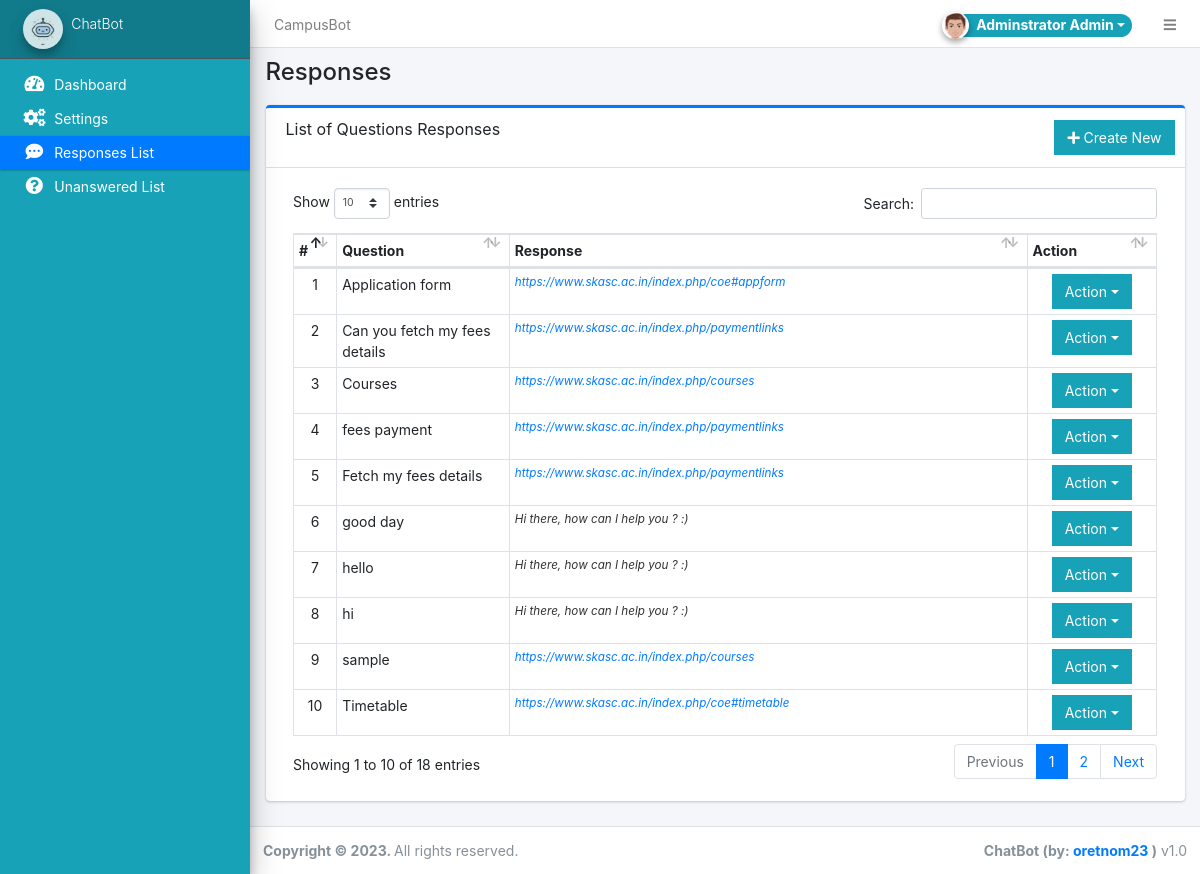
The app's page /admin/?page=responses (signed in) with its own data.
### tables this page shows
CREATE TABLE `questions` (
  `id` int(30) NOT NULL,
  `question` text DEFAULT NULL,
  `response_id` int(30) NOT NULL
);

CREATE TABLE `responses` (
  `id` int(30) NOT NULL,
  `response_message` text DEFAULT NULL
);

### config.php (called while the page is built, shortened)
<?php
require_once('classes/DBConnection.php');
require_once('classes/SystemSettings.php');
function validate_image($file){
	if(!empty($file)){
		if(is_file(base_app.$file)){
			return base_url.$file;
		}else{
			return base_url.'dist/img/no-image-available.png';
		}
	}else{
		return base_url.'dist/img/no-image-available.png';
	}
}
function isMobileDevice(){
    $aMobileUA = array(
        '/iphone/i' => 'iPhone',
        '/ipod/i' => 'iPod',
        '/ipad/i' => 'iPad',
        '/android/i' => 'Android',
        '/blackberry/i' => 'BlackBerry',
        '/webos/i' => 'Mobile'
    );
    return false;
}
?>

### classes/DBConnection.php (called while the page is built, shortened)
<?php
class DBConnection{
    private $host = "localhost";
    private $username = "root";
    private $password = "";
    private $database = "chatbot";
    public $conn;
    public function __construct(){
        if (!isset($this->conn)) {
            $this->conn = new mysqli($this->host, $this->username, $this->password, $this->database);
        }
    }
}
?>

### classes/SystemSettings.php (called while the page is built, shortened)
<?php
class SystemSettings extends DBConnection{
	function userdata($field = ''){
		if(!empty($field)){
			if(isset($_SESSION['userdata'][$field]))
				return $_SESSION['userdata'][$field];
			else
				return null;
		}else{
			return false;
		}
	}
	function info($field=''){
		if(!empty($field)){
			if(isset($_SESSION['system_info'][$field]))
				return $_SESSION['system_info'][$field];
			else
				return false;
		}else{
			return false;
		}
	}
}
$_settings = new SystemSettings();
?>

### admin/responses/index.php (the view, shortened to what this page needs)
<div class="card card-outline card-primary">
	<div class="card-header">
		<h3 class="card-title">List of Questions Responses</h3>
		<div class="card-tools">
			<a href="?page=responses/manage" class="btn btn-flat btn-info"><span class="fas fa-plus"></span>  Create New</a>
		</div>
	</div>
	<div class="card-body">
		<div class="container-fluid">
			<table class="table table-bordered table-stripped">
				<colgroup>
					<col width="5%">
					<col width="20%">
					<col width="60%">
					<col width="15%">
				</colgroup>
				<thead>
					<tr>
						<th>#</th>
						<th>Question</th>
						<th>Response</th>
						<th>Action</th>
					</tr>
				</thead>
				<tbody>
					<?php
					$i = 1;
						$qry = $conn->query("SELECT q.id, r.response_message, q.question FROM `questions` q inner join `responses` r on q.response_id = r.id order by q.question asc ");
						while($row = $qry->fetch_assoc()):
					?>
						<tr>
							<td class="text-center"><?php echo $i++; ?></td>
							<td><?php echo $row['question'] ?></td>
							<td><span class="truncate"><?php echo $row['response_message'] ?></span></td>
							<td align="center">
								 <button type="button" class="btn btn-flat btn-info dropdown-toggle dropdown-icon" data-toggle="dropdown">
				                  		Action
				                  </button>
							</td>
						</tr>
					<?php endwhile; ?>
				</tbody>
			</table>
		</div>
	</div>
</div>

### admin/index.php (shortened to what this page needs)
<?php require_once('../config.php'); ?>
 <!DOCTYPE html>
<html lang="en" class="" style="height: auto;">
<?php require_once('inc/header.php') ?>
  <body class="layout-fixed layout-footer-fixed text-sm sidebar-mini control-sidebar-slide-open layout-navbar-fixed " data-new-gr-c-s-check-loaded="14.991.0" data-gr-ext-installed="" style="height: auto;">
    <div class="wrapper">
     <?php require_once('inc/topBarNav.php') ?>
     <?php require_once('inc/navigation.php') ?>
     <?php $page = isset($_GET['page']) ? $_GET['page'] : 'home';  ?>
      <div class="content-wrapper" style="min-height: 567.854px;">
        <div class="content-header">
          <div class="container-fluid">
            <div class="row mb-2">
              <div class="col-sm-6">
                <h1 class="m-0"><?php echo ucwords(str_replace(array("/","_"), " ",$page)) ?></h1>
              </div>
            </div>
          </div>
        </div>
        <section class="content">
          <div class="container-fluid">
            <?php
              if(!file_exists($page.".php") && !is_dir($page)){
                  include '404.html';
              }else{
                if(is_dir($page))
                  include $page.'/index.php';
                else
                  include $page.'.php';
              }
            ?>
          </div>
        </section>
      </div>
      <?php require_once('inc/footer.php') ?>
  </body>
</html>

### admin/inc/header.php (shortened to what this page needs)
<head>
    <link rel="stylesheet" href="<?php echo base_url ?>plugins/fontawesome-free/css/all.min.css">
    <link rel="stylesheet" href="<?php echo base_url ?>plugins/tempusdominus-bootstrap-4/css/tempusdominus-bootstrap-4.min.css">
  <link rel="stylesheet" href="<?php echo base_url ?>plugins/datatables-bs4/css/dataTables.bootstrap4.min.css">
  <link rel="stylesheet" href="<?php echo base_url ?>plugins/datatables-responsive/css/responsive.bootstrap4.min.css">
  <link rel="stylesheet" href="<?php echo base_url ?>plugins/datatables-buttons/css/buttons.bootstrap4.min.css">
  <link rel="stylesheet" href="<?php echo base_url ?>plugins/select2/css/select2.min.css">
  <link rel="stylesheet" href="<?php echo base_url ?>plugins/select2-bootstrap4-theme/select2-bootstrap4.min.css">
    <link rel="stylesheet" href="<?php echo base_url ?>plugins/icheck-bootstrap/icheck-bootstrap.min.css">
    <link rel="stylesheet" href="<?php echo base_url ?>plugins/jqvmap/jqvmap.min.css">
    <link rel="stylesheet" href="<?php echo base_url ?>dist/css/adminlte.css">
    <link rel="stylesheet" href="<?php echo base_url ?>dist/css/custom.css">
    <link rel="stylesheet" href="<?php echo base_url ?>plugins/overlayScrollbars/css/OverlayScrollbars.min.css">
    <link rel="stylesheet" href="<?php echo base_url ?>plugins/daterangepicker/daterangepicker.css">
    <link rel="stylesheet" href="<?php echo base_url ?>plugins/summernote/summernote-bs4.min.css">
  <link rel="stylesheet" href="<?php echo base_url ?>plugins/sweetalert2-theme-bootstrap-4/bootstrap-4.min.css">
  </head>

### admin/inc/topBarNav.php (shortened to what this page needs)
<nav class="main-header navbar navbar-expand navbar-white navbar-light text-sm">
  <ul class="navbar-nav">
    <li class="nav-item d-none d-sm-inline-block">
      <a href="<?php echo base_url ?>" class="nav-link"><?php echo (!isMobileDevice()) ? $_settings->info('name'):$_settings->info('short_name'); ?></a>
    </li>
  </ul>
  <ul class="navbar-nav ml-auto">
    <li class="nav-item">
      <div class="btn-group nav-link">
            <button type="button" class="btn btn-rounded badge badge-info dropdown-toggle dropdown-icon" data-toggle="dropdown">
              <span><img src="<?php echo validate_image($_settings->userdata('avatar')) ?>" class="img-circle elevation-2 user-img" alt="User Image"></span>
              <span class="ml-3"><?php echo ucwords($_settings->userdata('firstname').' '.$_settings->userdata('lastname')) ?></span>
            </button>
        </div>
    </li>
    <li class="nav-item">
      <a class="nav-link" data-widget="pushmenu" href="#" role="button"><i class="fas fa-bars"></i></a>
    </li>
  </ul>
</nav>

### admin/inc/navigation.php (shortened to what this page needs)
<aside class="main-sidebar sidebar-dark-primary elevation-4 bg-info text-white">
  <a href="<?php echo base_url ?>admin" class="brand-link bg-info text-sm">
  <img src="<?php echo validate_image($_settings->info('logo'))?>" alt="Store Logo" class="brand-image img-circle elevation-3" style="opacity: .8;width: 2.5rem;height: 2.5rem;max-height: unset">
  <span class="brand-text font-weight-light"><?php echo $_settings->info('short_name') ?></span>
  </a>
  <div class="sidebar os-host os-theme-light os-host-overflow os-host-overflow-y os-host-resize-disabled os-host-transition os-host-scrollbar-horizontal-hidden">
    <div class="os-content-glue" style="margin: 0px -8px; width: 249px; height: 646px;"></div>
    <div class="os-padding">
      <div class="os-viewport os-viewport-native-scrollbars-invisible" style="overflow-y: scroll;">
        <div class="os-content" style="padding: 0px 8px; height: 100%; width: 100%;">
          <nav class="mt-4">
             <ul class="nav nav-pills nav-sidebar flex-column text-sm nav-compact nav-flat nav-child-indent nav-collapse-hide-child" data-widget="treeview" role="menu" data-accordion="false">
              <li class="nav-item dropdown">
                <a href="./" class="nav-link nav-home">
                  <i class="nav-icon fas fa-tachometer-alt"></i>
                  <p>
                    Dashboard
                  </p>
                </a>
              </li>
              <li class="nav-item dropdown">
                <a href="<?php echo base_url ?>admin/?page=system_info" class="nav-link nav-system_info">
                  <i class="nav-icon fas fa-cogs"></i>
                  <p>
                    Settings
                  </p>
                </a>
              </li>
              <li class="nav-item dropdown">
                <a href="<?php echo base_url ?>admin/?page=responses" class="nav-link nav-responses">
                  <i class="nav-icon fas fa-comment-dots"></i>
                  <p>
                    Responses List
                  </p>
                </a>
              </li>
              <li class="nav-item dropdown">
                <a href="<?php echo base_url ?>admin/?page=unanswered" class="nav-link nav-unanswered">
                  <i class="nav-icon fas fa-question-circle"></i>
                  <p>
                    Unanswered List
                  </p>
                </a>
              </li>
            </ul>
          </nav>
        </div>
      </div>
    </div>
  </div>
</aside>

### admin/inc/footer.php (shortened to what this page needs)
<footer class="main-footer text-sm">
        <strong>Copyright © <?php echo date('Y') ?>.
        </strong>
        All rights reserved.
        <div class="float-right d-none d-sm-inline-block">
          <b><?php echo $_settings->info('short_name') ?> (by: <a href="mailto:oretnom23@gmail.com" target="blank">oretnom23</a> )</b> v1.0
        </div>
      </footer>
    </div>

### admin/inc/topBarNav.php (style rules this page uses)
.user-img { position: absolute; height: 27px; width: 27px; object-fit: cover; left: -7%; top: -12%; }
.btn-rounded { border-radius: 50px; }

### admin/inc/navigation.php (style rules this page uses)
.sidebar li.nav-item * { color:white; }

### records on screen
questions: question "Application form", response.response_message "https://www.skasc.ac.in/index.php/coe#appform"
questions: question "Can you fetch my fees details", response.response_message "https://www.skasc.ac.in/index.php/paymentlinks"
questions: question "Courses", response.response_message "https://www.skasc.ac.in/index.php/courses"
questions: question "fees payment", response.response_message "https://www.skasc.ac.in/index.php/paymentlinks"
questions: question "Fetch my fees details", response.response_message "https://www.skasc.ac.in/index.php/paymentlinks"
questions: question "good day", response.response_message "Hi there, how can I help you ? :)"
questions: question "hello", response.response_message "Hi there, how can I help you ? :)"
questions: question "hi", response.response_message "Hi there, how can I help you ? :)"
questions: question "sample", response.response_message "https://www.skasc.ac.in/index.php/courses"
questions: question "Timetable", response.response_message "https://www.skasc.ac.in/index.php/coe#timetable"

### other values on screen
$_settings->info('name') "CampusBot"
$_settings->userdata('firstname').' '.$_settings->userdata('lastname') "Adminstrator Admin"
$_settings->info('short_name') "ChatBot"
str_replace(array("/","_"), " ",$page) "Responses"
